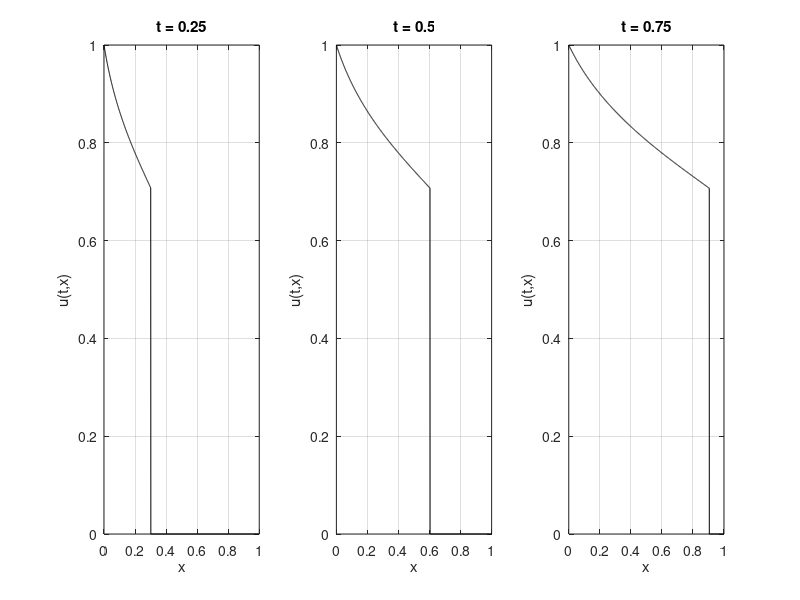

Reproduce this figure in MATLAB.
close, clear, clc;
%%% Shock
us = sqrt(0.5); % shock
xi_s = 2*us*(1-us) / (2*us^2 -2*us +1)^2; % xi shock
ts = [0.25, 0.5, 0.75]; % time sample
xs = ts * xi_s; % shock position

%%% Simulation
x_step = 1e-3;
x1 = x_step : x_step : xs(1);
x2 = x_step : x_step : xs(2);
x3 = x_step : x_step : xs(3);

t1 = ts(1);
xi1 = x1 / t1;
u1 = 0.5 + sqrt(sqrt((1+0.5./xi1).^2-1)/2 -0.25 -0.25./xi1);
x1 = [0, x1, xs(1), 1];
u1 = [1, u1, 0, 0];

t2 = ts(2);
xi2 = x2 / t2;
u2 = 0.5 + sqrt(sqrt((1+0.5./xi2).^2-1)/2 -0.25 -0.25./xi2);
x2 = [0, x2, xs(2), 1];
u2 = [1, u2, 0, 0];

t3 = ts(3);
xi3 = x3 / t3;
u3 = 0.5 + sqrt(sqrt((1+0.5./xi3).^2-1)/2 -0.25 -0.25./xi3);
x3 = [0, x3, xs(3), 1];
u3 = [1, u3, 0, 0];

%%% Plot
figure(1), set(gcf,'color','w');
subplot(131), plot(x1,u1,'k'), grid on;
title(['t = ' num2str(t1)]), xlabel('x'), ylabel('u(t,x)');
subplot(132), plot(x2,u2,'k'), grid on;
title(['t = ' num2str(t2)]), xlabel('x'), ylabel('u(t,x)');
subplot(133), plot(x3,u3,'k'), grid on;
title(['t = ' num2str(t3)]), xlabel('x'), ylabel('u(t,x)');